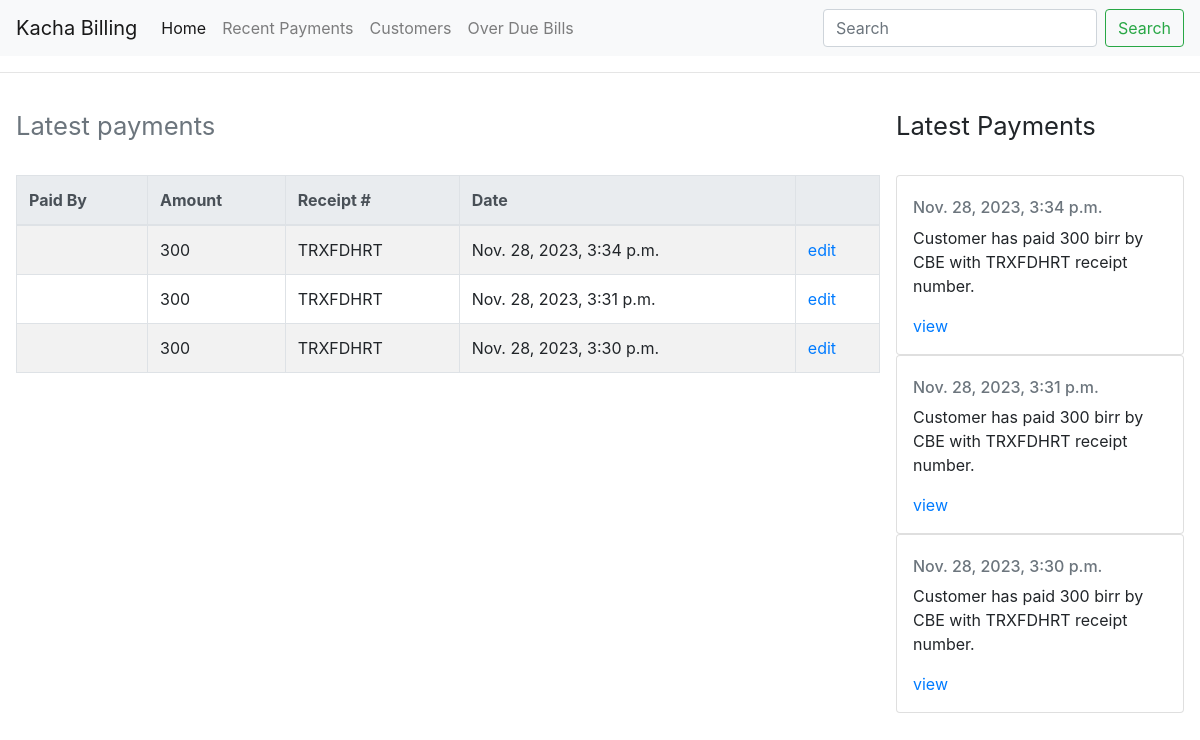
Before: /latest_payments/ with the older database file.
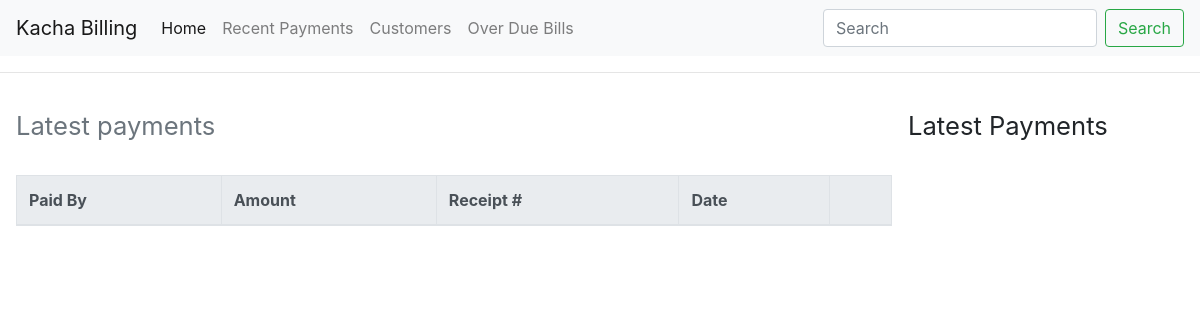
After: the same page with the newer database file.
### base/models.py (models this page shows, shortened)
class Payment(models.Model):
    id = models.UUIDField(primary_key=True, default=uuid.uuid4, editable=False)
    transactionId = models.CharField(max_length=20)
    bill = models.ForeignKey(Bill, on_delete=models.SET_NULL, null=True)
    paymentChannel = models.CharField(max_length=50)
    remark = models.TextField(max_length=250)
    created = models.DateTimeField(auto_now_add=True)
    updated = models.DateTimeField(auto_now=True)
    class Meta:
        ordering = ['-updated','-created']

class Bill(models.Model):
    class Status(models.TextChoices):
        PENDING = 'PENDING', _('Pending')
        PAID = 'PAID', _('Paid')
        OVERDUE = 'OVERDUE', _('Overdue')
    customer = models.ForeignKey(Account, on_delete=models.CASCADE)
    dueDate = models.DateField(max_length=200,
                               validators=[no_past_due_date])
    amount = models.IntegerField(default=0, validators=[MinValueValidator(0)])
    status = models.CharField(max_length=10,
       choices=Status.choices,
       default=Status.PENDING
    )
    created = models.DateTimeField(auto_now_add=True)
    updated = models.DateTimeField(auto_now=True)
    class Meta:
        ordering = ['dueDate','-updated','-created']

### base/views.py (the view)
# urls.py: path('latest_payments/', views.latestPayments ,name="latest_payments")
def latestPayments(request):
        payments = Payment.objects.all()
        context = {'payments':payments}
        return render(request,'base/latest_payments.html',context)

### base/templates/base/latest_payments.html (shortened to what this page needs)
{% extends 'main.html' %}
{% block content %}
<div class="home-container">
<div>
  <h2>
    <small class="text-muted">Latest payments</small>
  </h2>
  <br>
<table class="table table-striped table-bordered table-hover">
    <thead class="thead-light">
      <tr>
        <th scope="col">Paid By</th>
        <th scope="col">Amount</th>
        <th scope="col">Receipt #</th>
        <th scope="col">Date</th>
        <th scope="col"></th>
      </tr>
    </thead>
    <tbody>
        {% for payment in payments %}
        <tr>
            <td><a href="{% url 'bill' payment.bill.id %}">{{payment.bill.customer.username}}</a></td>
            <td>{{payment.bill.amount}}</td>
            <td>{{payment.transactionId}}</td>
            <td>{{payment.updated}}</td>
            <td><a href="#">edit</a></td>
        </tr>
        {% endfor %}
    </tbody>
  </table>
</div>
<div>
  <h2>
    <small class="text-muted-right">Latest Payments</small></h2>
    <br>
    {% for payment in payments %}
    <div class="card" style="width: 18rem;">
      <div class="card-body">
        <h6 class="card-subtitle mb-2 text-muted">{{payment.created}}</h6>
        <p class="card-text">Customer has paid {{payment.bill.amount}} birr by {{payment.paymentChannel}} with {{payment.transactionId}} receipt number.</p>
        <a href="#" class="card-link">view</a>
      </div>
    </div>
    {% endfor %}
</div>
</div>
{% endblock %}

Changed rows visible on the page:
removed Payment: bill.amount "300", transactionId "TRXFDHRT", updated "Nov. 28, 2023, 3:34 p.m.", created "Nov. 28, 2023, 3:34 p.m.", paymentChannel "CBE"
removed Payment: bill.amount "300", transactionId "TRXFDHRT", updated "Nov. 28, 2023, 3:31 p.m.", created "Nov. 28, 2023, 3:31 p.m.", paymentChannel "CBE"
removed Payment: bill.amount "300", transactionId "TRXFDHRT", updated "Nov. 28, 2023, 3:30 p.m.", created "Nov. 28, 2023, 3:30 p.m.", paymentChannel "CBE"
